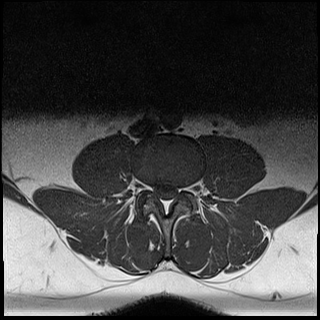
#> input picture imagens/T1_0001_D3.png, 320 x 320 px
$ jupyter execute --allow-errors 'Equalização - Copia.ipynb'   (shell and % lines are left out)
#> lines starting #> are read from the running program, lines starting #| are printed output that depends on the picture
# Aluno: Lucas de Moura Santos

### Cálculo: Equalização de Histograma

[cell 1]
import numpy as np
import glob
from skimage.io import imread
from skimage import data
from skimage.exposure import histogram
from scipy.stats import skew, kurtosis
from skimage.measure import shannon_entropy
import matplotlib.pyplot as plt
from skimage.color import rgb2gray
from skimage import color, feature
import cv2
from skimage.exposure import equalize_hist

[cell 2]
# Carregue a imagem em escala de cinza
image = cv2.imread('imagens/T1_0001_D3.png', cv2.IMREAD_GRAYSCALE)
#> image is the input picture: shape (320, 320); min 0, max 255, mean 68.1

def hist_eq(img):
    # Calcule o histograma da imagem original. Cria um array inicializados com o valor 0 e incrementado 1 a cada ocorrência de determinado tom de cinza.
    hist_original = np.zeros(256, dtype=int)
    for row in img:
        for pixel in row:
            hist_original[pixel] += 1
#> after the loop, hist_original = 256 values, max 3896 at index 9, min 0 at index 247, mean 400

    # Normalize o histograma | Histograma Original
    total_pixels = img.shape[0] * img.shape[1] #Altura x largura da imagem
#> total_pixels = 102400
    hist_original = hist_original / total_pixels
#> hist_original = 256 values, max 0.038 at index 9, min 0 at index 247, mean 0.00391

    #  Calcula a função de distribuição acumulada (CDF). Calcula a probabilidade acumulada de encontrar um pixel com uma intensidade de cinza menor ou igual a i
    cdf = np.zeros(256, dtype=float)
    cdf[0] = hist_original[0]
    for i in range(1, 256):
        cdf[i] = cdf[i - 1] + hist_original[i]
#> after the loop, cdf = 256 values from 0.0216 to 1

    # Mapeie a imagem original para a imagem equalizada **np.interp**
    equalized_image = np.interp(img, np.arange(256), cdf * 255)
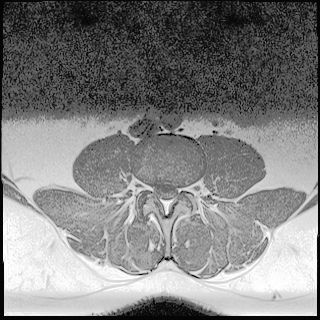
#> equalized_image: shape (320, 320) float64; min 5.5, max 255, mean 129.1
    equalized_image = equalized_image.astype(np.uint8) #Converte a imagem em valores inteiros de 8 bits (0 a 255)

    # Calcule o histograma da imagem equalizada
    hist_equalized = np.zeros(256, dtype=int)
    for row in equalized_image:
        for pixel in row:
            hist_equalized[pixel] += 1
#> after the loop, hist_equalized = 256 values, max 3896 at index 51, min 0 at index 0, mean 400

    # Normalize o histograma equalizado
    hist_equalized = hist_equalized / total_pixels
#> hist_equalized = 256 values, max 0.038 at index 51, min 0 at index 0, mean 0.00391

    return [hist_original, equalized_image, hist_equalized]


# Executa a função
new_image_eq = hist_eq(image)
#> new_image_eq = 3 items

# Exiba a imagem original e a imagem equalizada, juntamente com seus histogramas
plt.figure(figsize=(12, 12))

plt.subplot(2, 2, 1)
plt.title('Imagem Original')
plt.imshow(image, cmap='gray')

plt.subplot(2, 2, 2)
plt.title('Histograma Original')
plt.bar(np.arange(256), new_image_eq[0])

plt.subplot(2, 2, 3)
plt.title('Imagem Equalizada')
plt.imshow(new_image_eq[1], cmap='gray')

plt.subplot(2, 2, 4)
plt.title('Histograma Equalizado')
plt.bar(np.arange(256), new_image_eq[2])

plt.show()
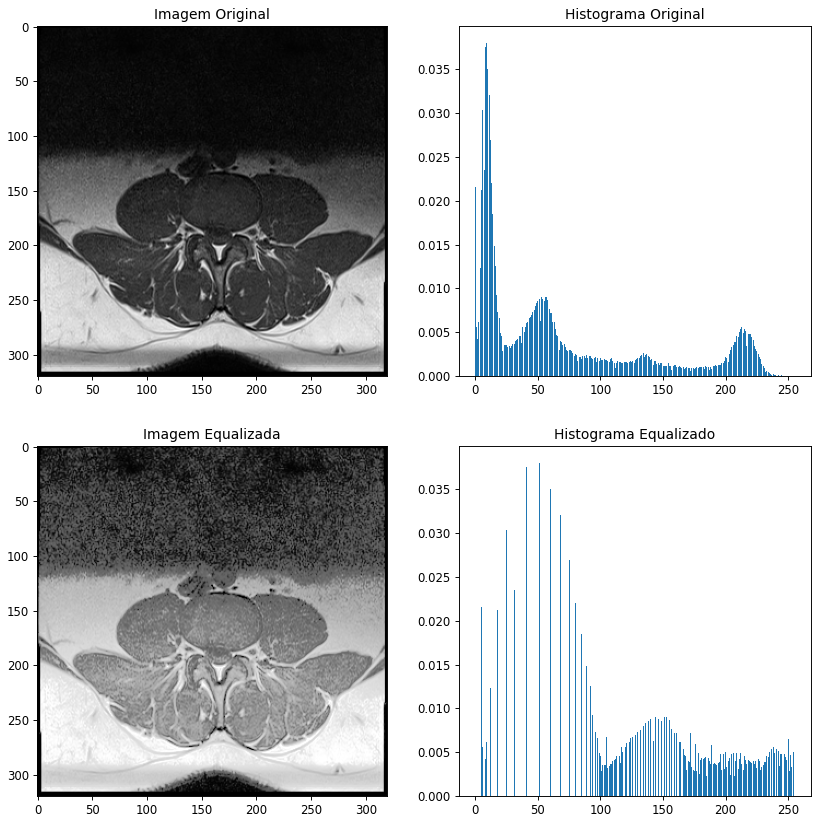
#> figure drawn by matplotlib, 4 panels; panel 2: tallest bar 0.038 high, from x = 8.6 to 9.4; panel 4: tallest bar 0.038 high, from x = 50.6 to 51.4

### Atributos de Textura de 1$^a$ ordem

[cell 3]
# [11 lines left out: function histogram_features, not called in this run]


ntb = 'no_tumor' #diretórios com imagem de raio-x sem tumor
tb = 'glioma_tumor' #diretórios com imagem de raio-x com tumor
not_tumor = glob.glob(ntb + '*.jpg')
tumor = glob.glob(tb + '*.jpg')

#Adiciona os atributos das imagens dos raio-x sem tumor e adiciona em um array
features_not_tumor = []
for name in not_tumor:
    image = imread(name)
    features = histogram_features(image)
    features_not_tumor.append(features)
features_not_tumor = np.asarray(features_not_tumor) # Converte a lista "features_not_tumor" em uma matriz NumPy, onde cada linha da matriz contém as características de uma imagem sem tumor cerebral.


#Adiciona os atributos das imagens dos raio-x com tumor e adiciona em um array
features_tumor = []
for name in tumor:
    image = imread(name)
    features = histogram_features(image)
    features_tumor.append(features)
features_tumor = np.asarray(features_tumor)

listaMedia = []
listaVar = []
listaSkew = []
listaKurtosis = []
listaEnergy = []
listaEntropy = []
labels = []

for i in features_not_tumor:
    listaMedia.append(i[0])
    listaVar.append(i[1])
    listaSkew.append(i[2])
    listaKurtosis.append(i[3])
    listaEnergy.append(i[4])
    listaEntropy.append(i[5])
    labels.append(0) # rótulo 0 à lista labels para indicar que a imagem não possui tumor cerebral.

for i in features_tumor:
    listaMedia.append(i[0])
    listaVar.append(i[1])
    listaSkew.append(i[2])
    listaKurtosis.append(i[3])
    listaEnergy.append(i[4])
    listaEntropy.append(i[5])
    labels.append(1) # rótulo 1 à lista labels para indicar que a imagem possui tumor cerebral.

tudo = []
nomes = ['Média', 'Variância', 'Skewness', 'Kurtosis', 'Energy', 'Entropy']
tudo.append(listaMedia)
tudo.append(listaVar)
tudo.append(listaSkew)
tudo.append(listaKurtosis)
tudo.append(listaEnergy)
tudo.append(listaEntropy)

plt.figure(figsize=(20, 10))
graph_order = 1 # controlar a ordem de exibição dos gráficos.
for i in range(len(tudo)):
    for j in range(i+1,len(tudo)):
        plt.subplot(3, 5, graph_order)
        plt.title(nomes[i] + " x " + nomes[j] + "\nroxo: Normal - amarelo: Tumor")
        plt.scatter(tudo[i], tudo[j], c=labels) # Os pontos no gráfico são coloridos com base nos rótulos contidos em labels. Os rótulos 0 representam imagens sem tumor, e os rótulos 1 representam imagens com tumor.
        graph_order += 1

plt.tight_layout()
#plt.savefig("scatter_not_equalized.png")
plt.show()
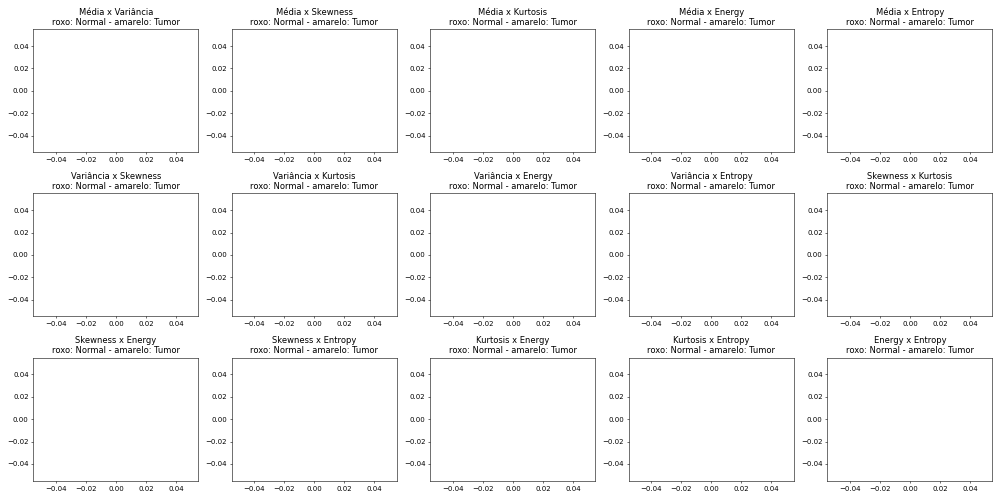
#> figure drawn by matplotlib, 15 panels

[cell 4]
# [12 lines left out: function histogram_features, not called in this run]


ntb = 'no_tumor' #diretórios com imagem de raio-x sem tumor
tb = 'glioma_tumor' #diretórios com imagem de raio-x com tumor
not_tumor = glob.glob(ntb + '*.jpg')
tumor = glob.glob(tb + '*.jpg')

#Adiciona os atributos das imagens das abelhas sem pólen e adiciona em um array
features_not_tumor = []
for name in not_tumor:
    image = imread(name)
    features = histogram_features(image)
    features_not_tumor.append(features)
features_not_tumor = np.asarray(features_not_tumor)


#Adiciona os atributos das imagens das abelhas com pólen e adiciona em um array
features_tumor = []
for name in tumor:
    image = imread(name)
    features = histogram_features(image)
    features_tumor.append(features)
features_tumor = np.asarray(features_tumor)

listaMedia = []
listaVar = []
listaSkew = []
listaKurtosis = []
listaEnergy = []
listaEntropy = []
labels = []

for i in features_not_tumor:
    listaMedia.append(i[0])
    listaVar.append(i[1])
    listaSkew.append(i[2])
    listaKurtosis.append(i[3])
    listaEnergy.append(i[4])
    listaEntropy.append(i[5])
    labels.append(0)

for i in features_tumor:
    listaMedia.append(i[0])
    listaVar.append(i[1])
    listaSkew.append(i[2])
    listaKurtosis.append(i[3])
    listaEnergy.append(i[4])
    listaEntropy.append(i[5])
    labels.append(1)

tudo = []
nomes = ['Média', 'Variância', 'Skewness', 'Kurtosis', 'Energy', 'Entropy']
tudo.append(listaMedia)
tudo.append(listaVar)
tudo.append(listaSkew)
tudo.append(listaKurtosis)
tudo.append(listaEnergy)
tudo.append(listaEntropy)

plt.figure(figsize=(20, 10))
graph_order = 1
for i in range(len(tudo)):
    for j in range(i+1,len(tudo)):
        plt.subplot(3, 5, graph_order)
        plt.title(nomes[i] + " x " + nomes[j] + "\nroxo: Normal - amarelo: Tumor")
        plt.scatter(tudo[i], tudo[j], c=labels)
        graph_order += 1

plt.tight_layout()
#plt.savefig("scatter_not_equalized.png")
plt.show()
